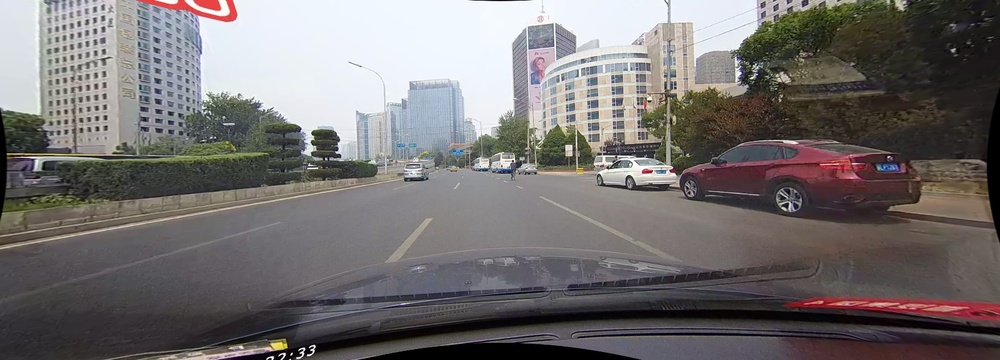
#> input picture photo/03780.jpg, 1000 x 360 px, shrunk from 1640 x 590 before the run
$ python -i car_position_detector.py   (imports and definitions only)
#> lines starting #> are read from the running program, lines starting #| are printed output that depends on the picture
#> further down, picture is the input picture: shape (360, 1000, 3); mean B, G, R 111.5, 111.8, 116
import numpy as np
import cv2
from ultralytics import YOLO


def auto_detect_homography_points(image):
    """
    自动检测透视变换所需的四个点，基于图像特征

    参数:
    - image: 输入图像

    返回:
    - src_pts: 源图像中的四个点
    """
    h, w = image.shape[:2]
#> h = 360; w = 1000

    # 转换为灰度图
    gray = cv2.cvtColor(image, cv2.COLOR_BGR2GRAY)
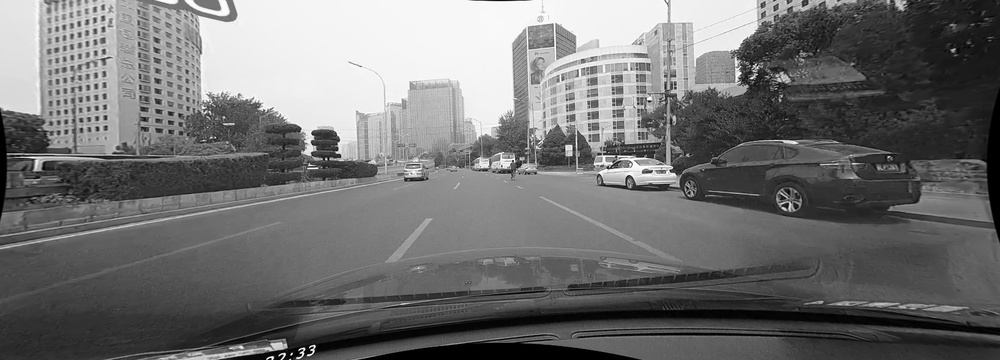
#> gray: shape (360, 1000); min 0, max 255, mean 113.1

    # 应用高斯模糊
    blurred = cv2.GaussianBlur(gray, (5, 5), 0)

    # 使用Canny边缘检测
    edges = cv2.Canny(blurred, 50, 150)
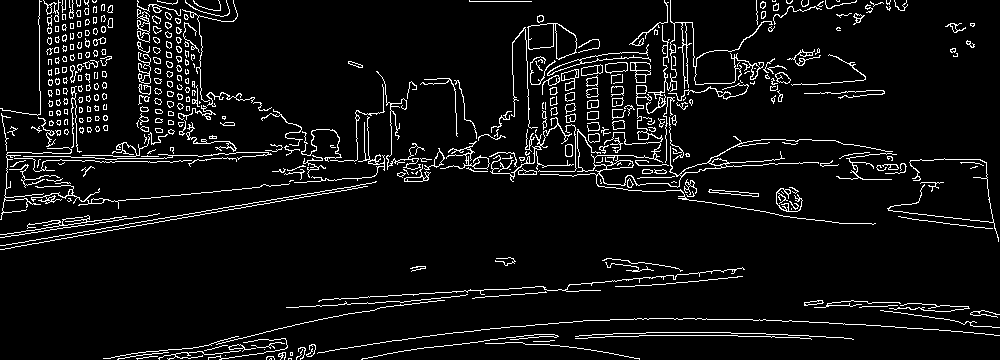
#> edges: shape (360, 1000); 6.5% white in thin lines or dots

    # 使用HoughLinesP检测直线
    lines = cv2.HoughLinesP(edges, 1, np.pi/180, threshold=50, minLineLength=100, maxLineGap=50)
#> lines = 278 rows, first 6: [299, 132, 801, 202], [4, 249, 669, 132], [82, 155, 719, 155], [304, 160, 720, 168], [6, 156, 255, 156], [70, 234, 307, 193]

    if lines is None:
        # 如果没有检测到直线，使用默认值
        return np.array([
            [int(w * 0.25), int(h * 0.65)],  # 左上
            [int(w * 0.75), int(h * 0.65)],  # 右上
            [int(w * 0.90), int(h * 0.95)],  # 右下
            [int(w * 0.10), int(h * 0.95)]   # 左下
        ], dtype='float32')

    # 分离左右车道线
    left_lines = []
    right_lines = []

    for line in lines:
        x1, y1, x2, y2 = line[0]
        # 计算斜率
        if x2 != x1:  # 避免除零错误
            slope = (y2 - y1) / (x2 - x1)
            # 根据斜率判断是左车道线还是右车道线
            if slope < -0.2:  # 左车道线
                left_lines.append(line[0])
            elif slope > 0.2:  # 右车道线
                right_lines.append(line[0])
#> this loop made 278 passes
#> (x1, y1, x2, y2, slope) on passes 1 to 12: (299, 132, 801, 202, 0.139), (4, 249, 669, 132, -0.176), (82, 155, 719, 155, 0), (304, 160, 720, 168, 0.0192), (6, 156, 255, 156, 0), (70, 234, 307, 193, -0.173), (377, 169, 980, 159, -0.0166), (298, 143, 696, 192, 0.123), (322, 299, 639, 282, -0.0536), (111, 357, 347, 348, -0.0381), (120, 355, 353, 347, -0.0343), (575, 338, 675, 335, -0.03)
#> after the loop, left_lines = 28 items, first 6: [281, 172, 391, 143], [286, 137, 401, 106], [527, 82, 693, 41], [143, 357, 380, 307], [189, 164, 395, 117], [512, 66, 686, 29]; right_lines = [[348, 62, 636, 156], [76, 0, 199, 26], [513, 82, 675, 117], [62, 0, 190, 27], [51, 40, 201, 97], [670, 0, 673, 173], [512, 53, 686, 106]]

    # 如果没有检测到足够的车道线，使用默认值
    if len(left_lines) < 2 or len(right_lines) < 2:
        return np.array([
            [int(w * 0.25), int(h * 0.65)],  # 左上
            [int(w * 0.75), int(h * 0.65)],  # 右上
            [int(w * 0.90), int(h * 0.95)],  # 右下
            [int(w * 0.10), int(h * 0.95)]   # 左下
        ], dtype='float32')

    # 对左右车道线进行拟合
    left_points = np.array(left_lines).reshape(-1, 2)
#> left_points = 56 pairs, first value 5 to 829, second value 25 to 359
    right_points = np.array(right_lines).reshape(-1, 2)
#> right_points = 14 rows, first 8: [348, 62], [636, 156], [76, 0], [199, 26], [513, 82], [675, 117], [62, 0], [190, 27]

    # 使用最小二乘法拟合直线
    left_fit = np.polyfit(left_points[:, 0], left_points[:, 1], 1)
#> left_fit = [-0.257, 230.9]
    right_fit = np.polyfit(right_points[:, 0], right_points[:, 1], 1)
#> right_fit = [0.143, 11.14]

    # 计算透视变换的四个点
    y_top = int(h * 0.65)  # 透视变换的上边界
#> y_top = 234
    y_bottom = h  # 透视变换的下边界
#> y_bottom = 360

    # 计算左右车道线在上下边界的x坐标
    x_left_top = int((y_top - left_fit[1]) / left_fit[0])
#> x_left_top = -11
    x_left_bottom = int((y_bottom - left_fit[1]) / left_fit[0])
#> x_left_bottom = -502
    x_right_top = int((y_top - right_fit[1]) / right_fit[0])
#> x_right_top = 1563
    x_right_bottom = int((y_bottom - right_fit[1]) / right_fit[0])
#> x_right_bottom = 2446

    # 确保坐标在图像范围内
    x_left_top = max(0, min(w, x_left_top))
#> x_left_top = 0
    x_left_bottom = max(0, min(w, x_left_bottom))
#> x_left_bottom = 0
    x_right_top = max(0, min(w, x_right_top))
#> x_right_top = 1000
    x_right_bottom = max(0, min(w, x_right_bottom))
#> x_right_bottom = 1000

    src_pts = np.array([
        [x_left_top, y_top],      # 左上
        [x_right_top, y_top],     # 右上
        [x_right_bottom, y_bottom], # 右下
        [x_left_bottom, y_bottom]  # 左下
    ], dtype='float32')
#> src_pts = [[0, 234], [1000, 234], [1000, 360], [0, 360]]

    return src_pts


# [159 lines left out: functions get_homography_matrix, apply_perspective_transform, detect_car_positions, not called in this run]


# [9 lines not run here, left out]

>>> import cv2
>>> picture = cv2.imread('../photo/03780.jpg')
>>> result = auto_detect_homography_points(picture)
#> result = [[0, 234], [1000, 234], [1000, 360], [0, 360]]

$ run again, on photo/00030.jpg
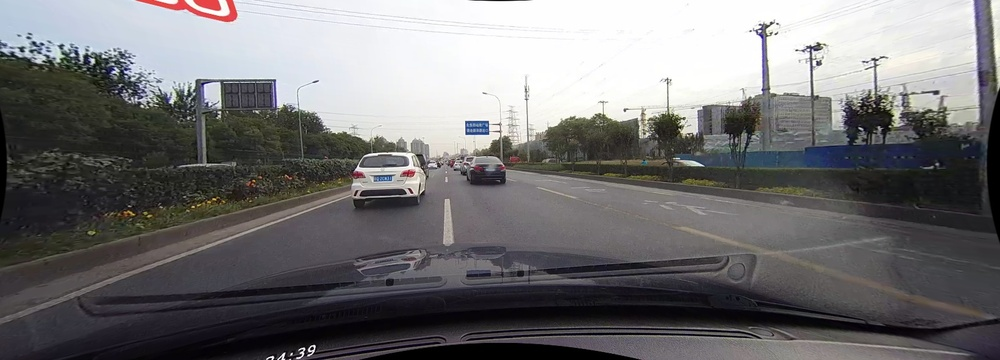
#> input picture photo/00030.jpg, 1000 x 360 px, shrunk from 1640 x 590 before the run
#> picture is the input picture: shape (360, 1000, 3); mean B, G, R 115.3, 114.2, 115.2
#> in auto_detect_homography_points, `gray = cv2.cvtColor(image, cv2.COLOR_BGR2GRAY)`:
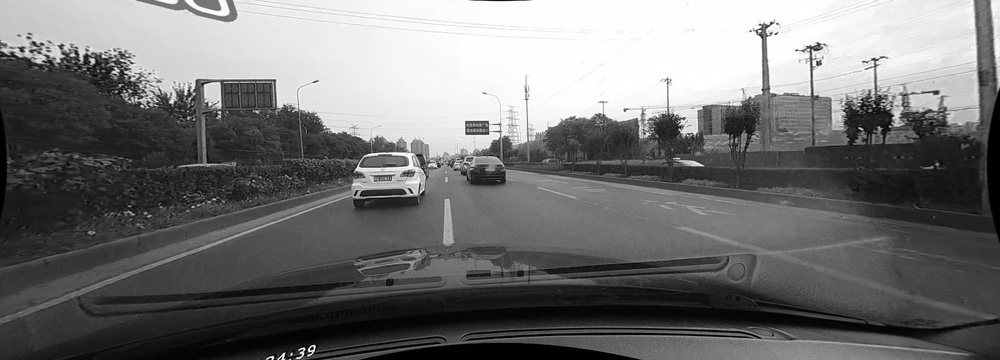
#> gray: shape (360, 1000); min 0, max 255, mean 114.6
#> in auto_detect_homography_points, `edges = cv2.Canny(blurred, 50, 150)`:
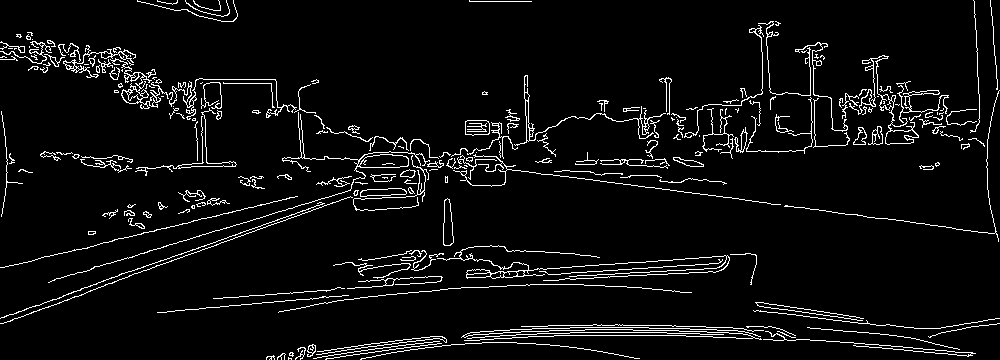
#> edges: shape (360, 1000); 5.4% white in thin lines or dots
#> lines = 173 rows, first 6: [50, 281, 604, 111], [358, 281, 755, 254], [492, 278, 756, 260], [49, 282, 604, 113], [297, 349, 722, 327], [543, 280, 754, 269]
#> the loop in auto_detect_homography_points, `for line in lines:` made 173 passes
#> (x1, y1, x2, y2, slope) on passes 1 to 8: (50, 281, 604, 111, -0.307), (358, 281, 755, 254, -0.068), (492, 278, 756, 260, -0.0682), (49, 282, 604, 113, -0.305), (297, 349, 722, 327, -0.0518), (543, 280, 754, 269, -0.0521), (371, 153, 738, 198, 0.123), (0, 323, 534, 128, -0.365)
#> after the loop in auto_detect_homography_points, `for line in lines:`: left_lines = 20 items, first 6: [50, 281, 604, 111], [49, 282, 604, 113], [0, 323, 534, 128], [0, 318, 160, 260], [181, 254, 532, 127], [13, 265, 425, 163]; right_lines = 20 items, first 6: [17, 36, 317, 133], [4, 53, 503, 168], [20, 34, 505, 182], [272, 106, 471, 170], [62, 44, 220, 117], [282, 159, 577, 284]
#> left_points = 40 pairs, first value 0 to 998, second value 57 to 346
#> right_points = 40 pairs, first value 3 to 980, second value 14 to 285
#> left_fit = [-0.222, 280.5]
#> right_fit = [0.162, 72.4]
#> x_left_top = 209
#> in auto_detect_homography_points, `x_left_bottom = int((y_bottom - left_fit[1]) / left_fit[0])`: x_left_bottom = -357
#> x_right_top = 998
#> in auto_detect_homography_points, `x_right_bottom = int((y_bottom - right_fit[1]) / right_fit[0])`: x_right_bottom = 1777
#> in auto_detect_homography_points, `x_left_bottom = max(0, min(w, x_left_bottom))`: x_left_bottom = 0
#> in auto_detect_homography_points, `x_right_bottom = max(0, min(w, x_right_bottom))`: x_right_bottom = 1000
#> src_pts = [[209, 234], [998, 234], [1000, 360], [0, 360]]

$ run again, on photo/00990.jpg
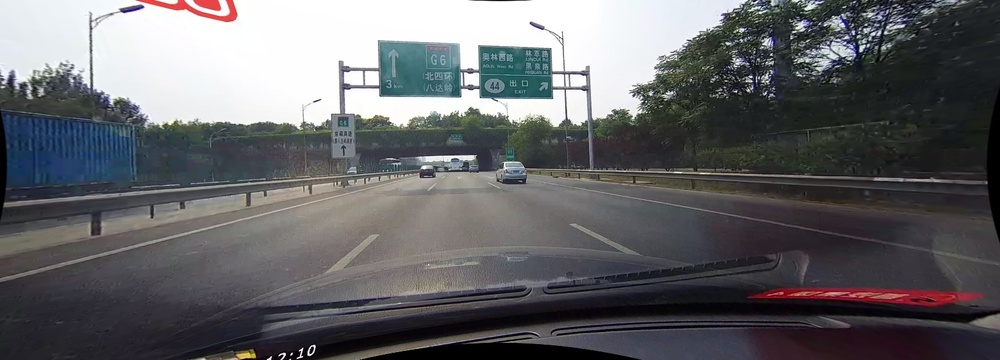
#> input picture photo/00990.jpg, 1000 x 360 px, shrunk from 1640 x 590 before the run
#> picture is the input picture: shape (360, 1000, 3); mean B, G, R 103.4, 100.6, 100.3
#> in auto_detect_homography_points, `gray = cv2.cvtColor(image, cv2.COLOR_BGR2GRAY)`:
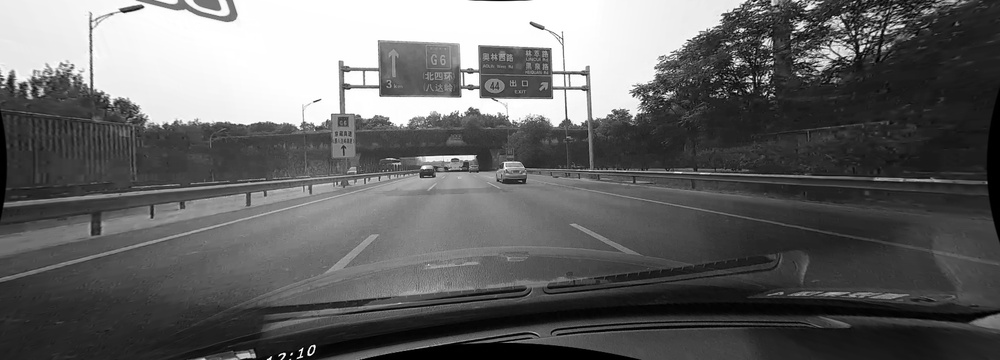
#> gray: shape (360, 1000); min 0, max 255, mean 100.8
#> in auto_detect_homography_points, `edges = cv2.Canny(blurred, 50, 150)`:
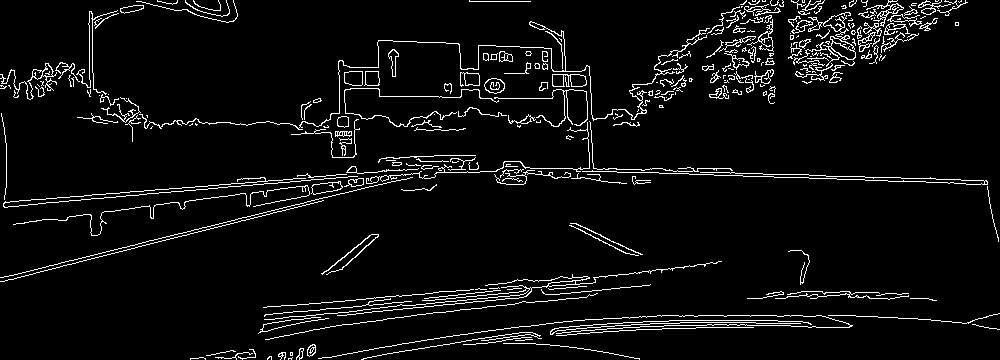
#> edges: shape (360, 1000); 5.3% white in thin lines or dots
#> lines = 172 rows, first 6: [720, 98, 883, 58], [393, 163, 987, 184], [0, 281, 321, 201], [589, 167, 986, 180], [3, 206, 355, 176], [2, 277, 472, 160]
#> the loop in auto_detect_homography_points, `for line in lines:` made 172 passes
#> (x1, y1, x2, y2, slope) on passes 1 to 8: (720, 98, 883, 58, -0.245), (393, 163, 987, 184, 0.0354), (0, 281, 321, 201, -0.249), (589, 167, 986, 180, 0.0327), (3, 206, 355, 176, -0.0852), (2, 277, 472, 160, -0.249), (472, 339, 897, 317, -0.0518), (265, 314, 586, 286, -0.0872)
#> after the loop in auto_detect_homography_points, `for line in lines:`: left_lines = [[720, 98, 883, 58], [0, 281, 321, 201], [2, 277, 472, 160], [138, 246, 323, 200], [567, 130, 889, 50], [218, 358, 371, 234], [638, 113, 884, 56], [288, 182, 413, 156], [246, 196, 423, 156], [430, 189, 562, 70]]; right_lines = [[569, 225, 680, 267], [590, 76, 592, 179], [593, 231, 599, 351], [460, 76, 636, 116], [584, 69, 589, 174], [2, 76, 173, 122], [43, 85, 182, 122]]
#> left_points = 20 rows, first 8: [720, 98], [883, 58], [0, 281], [321, 201], [2, 277], [472, 160], [138, 246], [323, 200]
#> right_points = 14 rows, first 8: [569, 225], [680, 267], [590, 76], [592, 179], [593, 231], [599, 351], [460, 76], [636, 116]
#> left_fit = [-0.28, 293.4]
#> right_fit = [0.179, 74.7]
#> x_left_top = 212
#> in auto_detect_homography_points, `x_left_bottom = int((y_bottom - left_fit[1]) / left_fit[0])`: x_left_bottom = -238
#> x_right_top = 892
#> in auto_detect_homography_points, `x_right_bottom = int((y_bottom - right_fit[1]) / right_fit[0])`: x_right_bottom = 1598
#> in auto_detect_homography_points, `x_left_bottom = max(0, min(w, x_left_bottom))`: x_left_bottom = 0
#> in auto_detect_homography_points, `x_right_bottom = max(0, min(w, x_right_bottom))`: x_right_bottom = 1000
#> src_pts = [[212, 234], [892, 234], [1000, 360], [0, 360]]

$ run again, on photo/01495.jpg
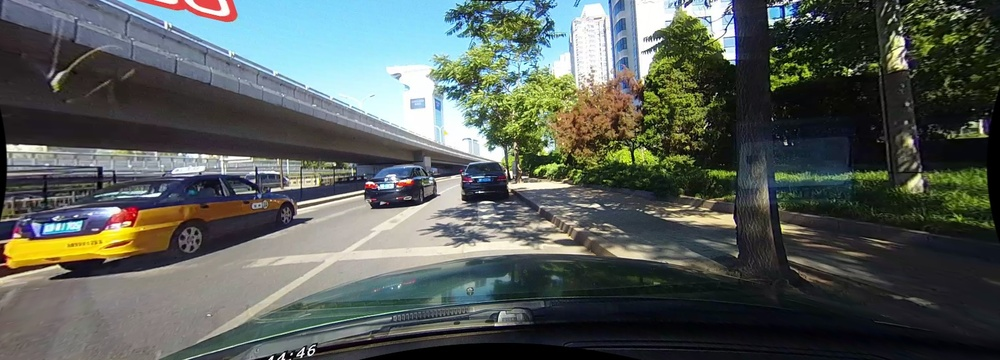
#> input picture photo/01495.jpg, 1000 x 360 px, shrunk from 1640 x 590 before the run
#> picture is the input picture: shape (360, 1000, 3); mean B, G, R 89.3, 93.7, 87.2
#> in auto_detect_homography_points, `blurred = cv2.GaussianBlur(gray, (5, 5), 0)`:
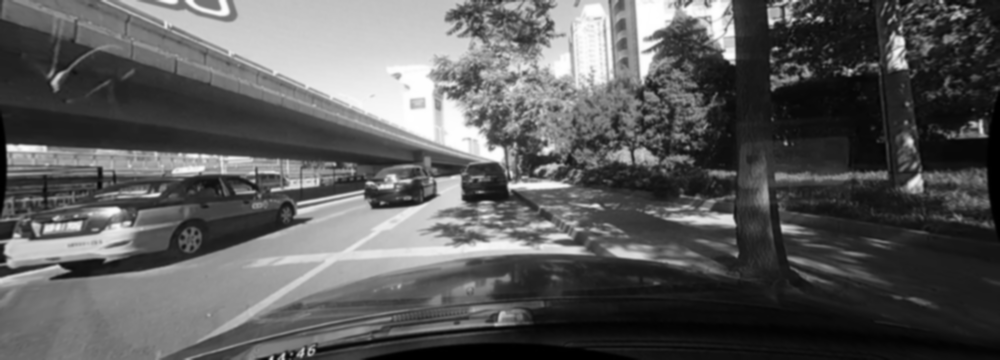
#> blurred: shape (360, 1000); min 0, max 255, mean 91.2
#> in auto_detect_homography_points, `edges = cv2.Canny(blurred, 50, 150)`:
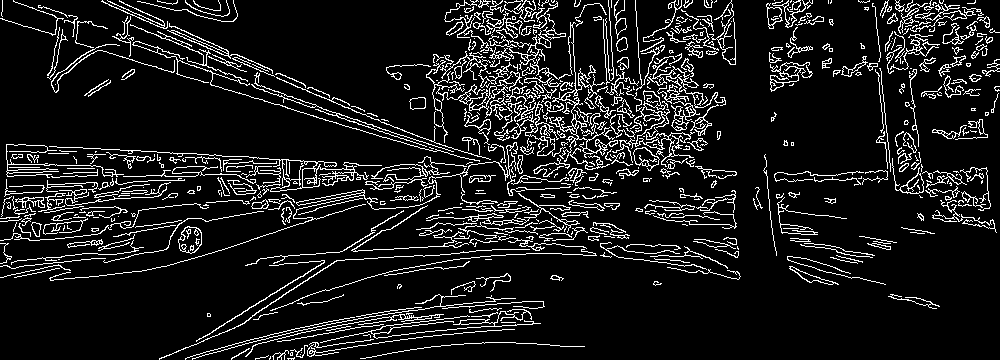
#> edges: shape (360, 1000); 10.6% white in thin lines or dots
#> lines = 419 rows, first 6: [3, 205, 707, 143], [0, 277, 198, 228], [432, 150, 725, 104], [767, 182, 922, 166], [282, 213, 705, 115], [4, 204, 267, 158]
#> the loop in auto_detect_homography_points, `for line in lines:` made 419 passes
#> (x1, y1, x2, y2, slope) on passes 1 to 8: (3, 205, 707, 143, -0.0881), (0, 277, 198, 228, -0.247), (432, 150, 725, 104, -0.157), (767, 182, 922, 166, -0.103), (282, 213, 705, 115, -0.232), (4, 204, 267, 158, -0.175), (182, 349, 732, 6, -0.624), (3, 208, 692, 160, -0.0697)
#> after the loop in auto_detect_homography_points, `for line in lines:`: left_lines = 61 items, first 6: [0, 277, 198, 228], [282, 213, 705, 115], [182, 349, 732, 6], [29, 271, 199, 229], [7, 275, 287, 200], [316, 219, 702, 94]; right_lines = 50 items, first 6: [119, 1, 580, 206], [57, 37, 616, 208], [110, 2, 357, 112], [130, 47, 618, 205], [404, 86, 701, 150], [386, 137, 616, 207]
#> left_points = 122 pairs, first value 0 to 999, second value 0 to 359
#> right_points = 100 pairs, first value 5 to 990, second value 1 to 308
#> left_fit = [-0.253, 323.4]
#> right_fit = [0.207, 34.39]
#> x_left_top = 353
#> in auto_detect_homography_points, `x_left_bottom = int((y_bottom - left_fit[1]) / left_fit[0])`: x_left_bottom = -144
#> x_right_top = 966
#> in auto_detect_homography_points, `x_right_bottom = int((y_bottom - right_fit[1]) / right_fit[0])`: x_right_bottom = 1576
#> in auto_detect_homography_points, `x_left_bottom = max(0, min(w, x_left_bottom))`: x_left_bottom = 0
#> in auto_detect_homography_points, `x_right_bottom = max(0, min(w, x_right_bottom))`: x_right_bottom = 1000
#> src_pts = [[353, 234], [966, 234], [1000, 360], [0, 360]]
